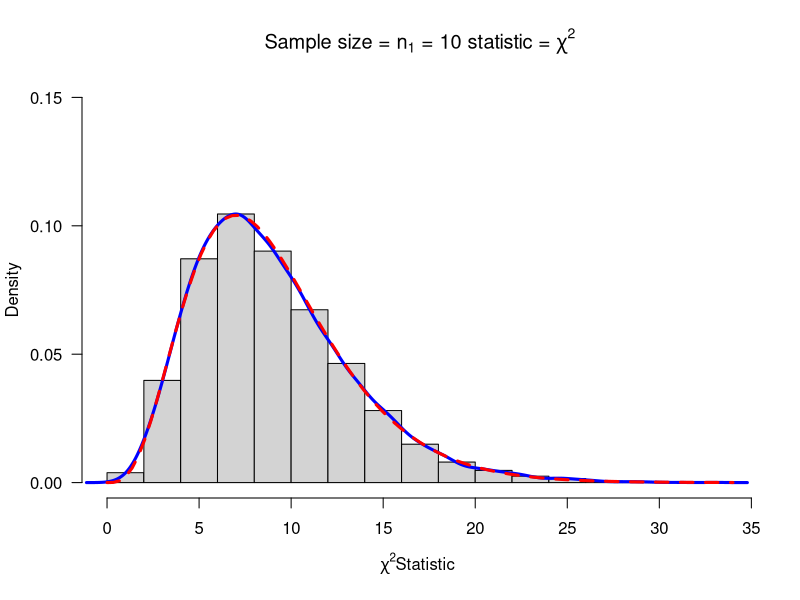

Write R code to recreate this figure. (Note: this script raises an error after producing the figure.)
## ---- chunk 1
knitr::opts_chunk$set(echo = TRUE)
## ---- chunk 2

# create data folder and compres data
# usethis::use_data()
## ---- chunk 3
getwd()
## ---- chunk 4
mychisim<-function(n1=10,sigma1=3,mean1=5,iter=1000,ymax=0.1,...){
  # Generate the "iter" amount of samples using rnorm
  y1=rnorm(n1*iter,mean=mean1,sd=sigma1)
  # Define dimension of data matrix by user input
  data1.mat=matrix(y1,nrow=n1,ncol=iter,byrow=TRUE)
  # Define ssq1
  ssq1=apply(data1.mat,2,var)
  # chi-sqaure Statistic
  #  denoted as 'w'
  w=(n1-1)*ssq1/sigma1^2
  # Histogram
  #   - User Input Adaptive labels
  hist(w,freq=FALSE, ylim=c(0,ymax),
       main=substitute(paste("Sample size = ",n[1]," = ",n1," statistic = ",chi^2)),
       xlab=expression(paste(chi^2, "Statistic",sep=" ")), las=1)
  # Creates density plot lines on-top of histogram
  lines(density(w),col="Blue",lwd=3)
   # Creates theoretical curve on-top of histogram
  curve(dchisq(x,n1-1),add=TRUE,col="Red",lty=2,lwd=3)
  # Adaptive Title:
  # mathematical annotation -see ?plotmath
  title=expression(chi^2==frac((n[1]-1)*s^2,sigma^2))
  # Legend placed using locater/coordinates if in .rmd
  legend(locator(1),c("Simulated","Theoretical"),col=c("Blue","Red"),lwd=4,lty=1:2,bty="n",title=title)
  ### Function Return ###
  return(list(w=w,summary=summary(w),sd=sd(w),fun="Chi-sq"))
}
chisq=mychisim(iter=10000,ymax=0.15)
